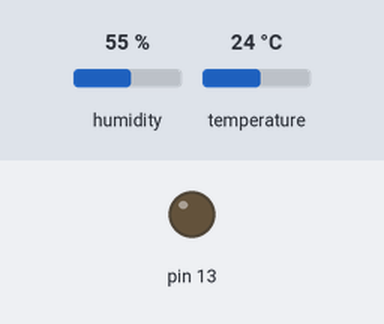
A sketch run on a simulated Arduino Uno, built with avr-gcc and run on an emulated ATmega328P. On the bench: output pins drawn as LEDs (lit = HIGH). The inputs (shaded band) are chosen by the test bench; at power-on: humidity 55 %, temperature 24 °C. What the sketch prints to the serial monitor is not drawn.

Above: at 2.8 s.
2.9 s: humidity set to 84 %
5.6 s: humidity set to 87 %
At 6.7 s:
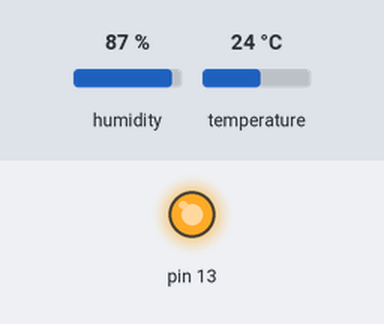
8.3 s: humidity set to 22 %
At 10.6 s:
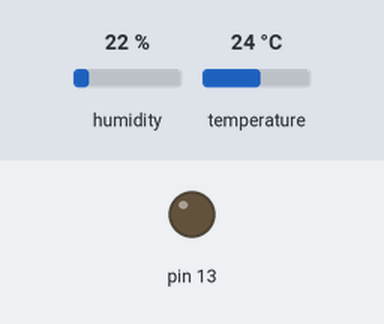
11.6 s: humidity set to 88 %
At 13.1 s:
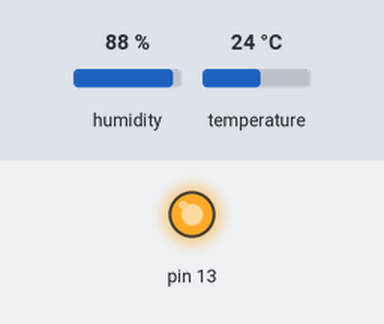
Timing chart, 0 to 14.6 s (numbered marks = the images above; inputs shaded):
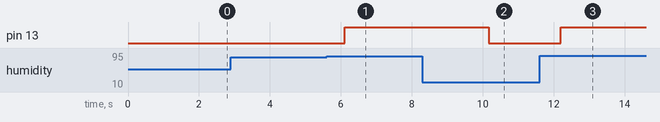

Measured:
- the behaviour switches between 85 and 86 % on humidity (found by bisection; images 0 and 1)
- after the input at 5.6 s, pin 13: LOW → HIGH after 0.51 s
- after the input at 8.3 s, pin 13: HIGH → LOW after 1.9 s
- after the input at 11.6 s, pin 13: LOW → HIGH after 0.59 s

The sketch:

dht.ino
```cpp
#include <DHT.h>

#define DHTPIN 5                            //Pin D1
#define DHTTYPE DHT11

DHT dht(DHTPIN, DHTTYPE);

void setup()
{
  pinMode(13,OUTPUT);
  Serial.begin(115200);
  dht.begin();
}

void loop()
{
  Serial.println("Collecting temperature data.");
  float h = dht.readHumidity();                       // Reading humidity

  float t = dht.readTemperature();                    // Read temperature as Celsius

  if (isnan(h) || isnan(t))                           // Check if any reads failed and exit early (to try again).
  {
    Serial.println("Failed to read from DHT sensor!");
    return;
  }

  Serial.println("Temperature :");
  Serial.print(t);

  Serial.println("Humidity :");
  Serial.print(h);


  if(h>85)
   {
    digitalWrite(13,1);
   }
  else
  {
   digitalWrite(13,0);
  }

}
```
